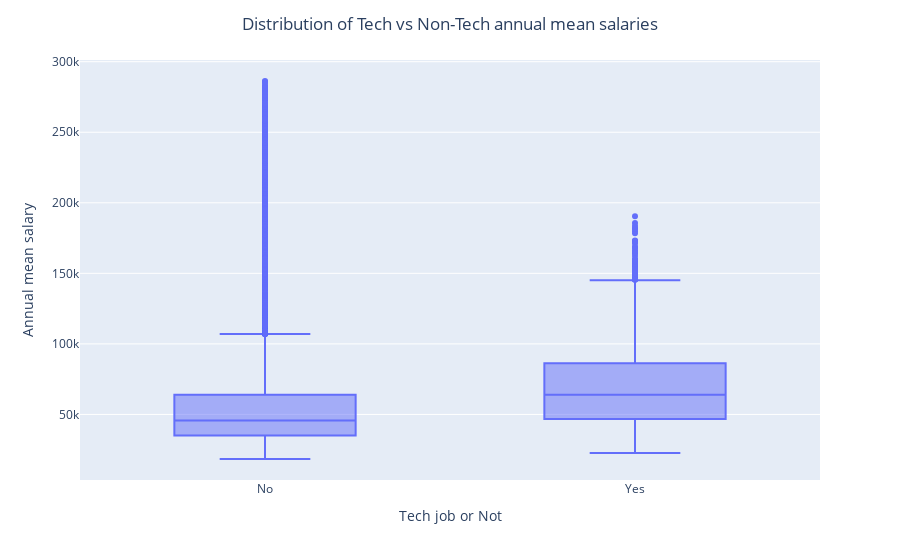

The cell this chart's notebook holds for it:
### Code cell
# VISUALIZE TECH AND NON-TECH SALARIES USING A BOXPLOT TO IDENTIFY OUTLIERS

fig_1=px.box(df_occupations,'tech_job', 'a_mean')
fig_1.update_layout(yaxis_title="Annual mean salary",xaxis_title="Tech job or Not", title="Distribution of Tech vs Non-Tech annual mean salaries",title_x=0.5)

### Figure 1 — Plotly figure (JSON) as saved in the notebook; plotly's stock layout.template omitted (floating-point values rounded to 4 significant figures; data arrays with more than 128 entries replaced by an {"elided": "..."} marker saying what was removed)
{"data": [{"alignmentgroup": "True", "hovertemplate": "tech_job=%{x}<br>a_mean=%{y}<extra></extra>", "legendgroup": "", "marker": {"color": "#636efa"}, "name": "", "notched": false, "offsetgroup": "", "orientation": "v", "showlegend": false, "type": "box", "x": {"elided": "29696 str values"}, "x0": " ", "xaxis": "x", "y": {"elided": "29696 int values"}, "y0": " ", "yaxis": "y"}], "layout": {"boxmode": "group", "legend": {"tracegroupgap": 0}, "margin": {"t": 60}, "title": {"text": "Distribution of Tech vs Non-Tech annual mean salaries", "x": 0.5}, "xaxis": {"anchor": "y", "domain": [0, 1], "title": {"text": "Tech job or Not"}}, "yaxis": {"anchor": "x", "domain": [0, 1], "title": {"text": "Annual mean salary"}}}}
